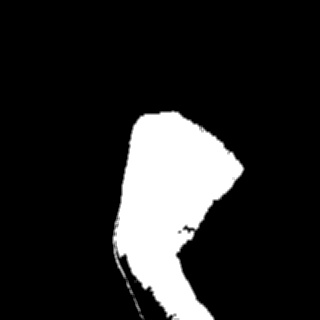
#> input picture training_data/fist/303.jpg, 320 x 320 px, given in place of the camera
$ jupyter execute --allow-errors predict.ipynb   (shell and % lines are left out)   (text cells are left out)
#> lines starting #> are read from the running program, lines starting #| are printed output that depends on the picture; after the words box and inside, x2 and y2 are one past the last pixel; in counts of white or black regions, pixels touching at a corner belong together
[cell 1]
import sys # system functions (ie. exiting the program)
import os # operating system functions (ie. path building on Windows vs. MacOs)
import time # for time operations
import uuid # for generating unique file names
import math # math functions

from IPython.display import display as ipydisplay, Image, clear_output, HTML # for interacting with the notebook better

import numpy as np # matrix operations (ie. difference between two matricies)
import cv2 # (OpenCV) computer vision functions (ie. tracking)
(major_ver, minor_ver, subminor_ver) = (cv2.__version__).split('.')
print('OpenCV Version: {}.{}.{}'.format(major_ver, minor_ver, subminor_ver))

import matplotlib.pyplot as plt # (optional) for plotting and showing images inline

import keras # high level api to tensorflow (or theano, CNTK, etc.) and useful image preprocessing
from keras import backend as K
from keras.preprocessing.image import ImageDataGenerator, load_img, img_to_array
from keras.models import Sequential, load_model, model_from_json
from keras.layers import Dense, Dropout, Activation, Flatten
from keras.layers import Conv2D, MaxPooling2D
print('Keras image data format: {}'.format(K.image_data_format()))
#> (this line was passed over: keras is not available in this run)

[cell 2]
IMAGES_FOLDER = os.path.join('images') # images for visuals

MODEL_PATH = os.path.join('model')
MODEL_FILE = os.path.join(MODEL_PATH, 'hand_model_gray.hdf5') # path to model weights and architechture file
MODEL_HISTORY = os.path.join(MODEL_PATH, 'model_history.txt') # path to model training history

[cell 3]
def bgrtorgb(image):
    return cv2.cvtColor(image.copy(), cv2.COLOR_BGR2RGB)

[cell 4]
# [6 lines left out: function show_image, not called in this run]

[cell 5]
# [12 lines left out: function plot_image, not called in this run]

[cell 6]
# Set up tracker.
# [18 lines left out: function setup_tracker, not called in this run]

#> (a cell that did not finish here is left out)

[cell 8]
classes = {
    0: 'fist',
    1: 'five',
    2: 'point',
    3: 'swing'
}

# Set up tracker.
# [21 lines left out: function setup_tracker, not called in this run]

# Helper function for applying a mask to an array
def mask_array(array, imask):
    if array.shape[:2] != imask.shape:
        raise Exception("Shapes of input and imask are incompatible")
    output = np.zeros_like(array, dtype=np.uint8)
    for i, row in enumerate(imask):
        output[i, row] = array[i, row]
    return output


# Begin capturing video
video = cv2.VideoCapture(1)
if not video.isOpened():
    print("Could not open video")
    sys.exit()


# Read first frame
ok, frame = video.read()
#> frame is the input picture: shape (320, 320, 3); min 0, max 255, mean 38.8
if not ok:
    print("Cannot read video")
    sys.exit()
# Use the first frame as an initial background frame
bg = frame.copy()


# Kernel for erosion and dilation of masks
kernel = np.ones((3,3),np.uint8)


# Display positions (pixel coordinates)
positions = {
    'hand_pose': (15, 40), # hand pose text
    'fps': (15, 20), # fps counter
    'null_pos': (200, 200) # used as null point for mouse control
}


# Tracking
# Bounding box -> (TopRightX, TopRightY, Width, Height)
bbox_initial = (116, 116, 170, 170) # Starting position for bounding box
bbox = bbox_initial
# Tracking status, -1 for not tracking, 0 for unsuccessful tracking, 1 for successful tracking
tracking = -1


# Capture, process, display loop
while True:
    # Read a new frame
    ok, frame = video.read()
    display = frame.copy()
    data_display = np.zeros_like(display, dtype=np.uint8) # Black screen to display data
    if not ok:
        break


    # Start timer
    timer = cv2.getTickCount()


    # Processing
    # First find the absolute difference between the two images
    diff = cv2.absdiff(bg, frame)
#> diff: shape (320, 320, 3); every value is 0
    mask = cv2.cvtColor(diff, cv2.COLOR_BGR2GRAY)
#> mask: shape (320, 320); every value is 0
    # Threshold the mask
    th, thresh = cv2.threshold(mask, 10, 255, cv2.THRESH_BINARY)
    # Opening, closing and dilation
    opening = cv2.morphologyEx(thresh, cv2.MORPH_OPEN, kernel)
    closing = cv2.morphologyEx(opening, cv2.MORPH_CLOSE, kernel)
    img_dilation = cv2.dilate(closing, kernel, iterations=2)
    # Get mask indexes
    imask = img_dilation > 0
    # Get foreground from mask
    foreground = mask_array(frame, imask)
    foreground_display = foreground.copy()


    # If tracking is active, update the tracker
    if tracking != -1:
        tracking, bbox = tracker.update(foreground)
        tracking = int(tracking)


    # Use numpy array indexing to crop the foreground frame
    hand_crop = img_dilation[int(bbox[1]):int(bbox[1]+bbox[3]), int(bbox[0]):int(bbox[0]+bbox[2])]
#> hand_crop: shape (170, 170); every value is 0
    try:
        # Resize cropped hand and make prediction on gesture
        hand_crop_resized = np.expand_dims(cv2.resize(hand_crop, (54, 54)), axis=0).reshape((1, 54, 54, 1))
        prediction = hand_model.predict(hand_crop_resized)
        predi = prediction[0].argmax() # Get the index of the greatest confidence
        gesture = classes[predi]

        for i, pred in enumerate(prediction[0]):
            # Draw confidence bar for each gesture
            barx = positions['hand_pose'][0]
            bary = 60 + i*60
            bar_height = 20
            bar_length = int(400 * pred) + barx # calculate length of confidence bar

            # Make the most confidence prediction green
            if i == predi:
                colour = (0, 255, 0)
            else:
                colour = (0, 0, 255)

            cv2.putText(data_display, "{}: {}".format(classes[i], pred), (positions['hand_pose'][0], 30 + i*60), cv2.FONT_HERSHEY_SIMPLEX, 0.75, (255, 255, 255), 2)
            cv2.rectangle(data_display, (barx, bary), (bar_length, bary - bar_height), colour, -1, 1)

        cv2.putText(display, "hand pose: {}".format(gesture), positions['hand_pose'], cv2.FONT_HERSHEY_SIMPLEX, 0.75, (0, 0, 255), 2)
        cv2.putText(foreground_display, "hand pose: {}".format(gesture), positions['hand_pose'], cv2.FONT_HERSHEY_SIMPLEX, 0.75, (0, 0, 255), 2)
    except Exception as ex:
        cv2.putText(display, "hand pose: error", positions['hand_pose'], cv2.FONT_HERSHEY_SIMPLEX, 0.75, (0, 0, 255), 2)
        cv2.putText(foreground_display, "hand pose: error", positions['hand_pose'], cv2.FONT_HERSHEY_SIMPLEX, 0.75, (0, 0, 255), 2)


    # Draw bounding box
    p1 = (int(bbox[0]), int(bbox[1]))
    p2 = (int(bbox[0] + bbox[2]), int(bbox[1] + bbox[3]))
    cv2.rectangle(foreground_display, p1, p2, (255, 0, 0), 2, 1)
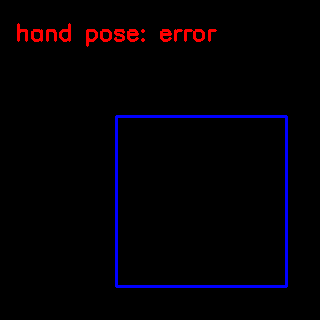
#> foreground_display: shape (320, 320, 3); mean B, G, R 5.1, 0, 3
    cv2.rectangle(display, p1, p2, (255, 0, 0), 2, 1)
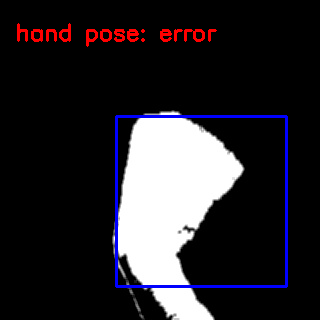
#> display: shape (320, 320, 3); mean B, G, R 43, 37.9, 40.9


    # Move the mouse
    hand_pos = ((p1[0] + p2[0])//2, (p1[1] + p2[1])//2)
    mouse_change = ((p1[0] + p2[0])//2 - positions['null_pos'][0], positions['null_pos'][0] - (p1[1] + p2[1])//2)
    # Draw mouse points
    cv2.circle(display, positions['null_pos'], 5, (0,0,255), -1)
#> display: shape (320, 320, 3); 0.08% of pixels changed, all inside (x1, y1, x2, y2) = (195, 195, 206, 206)
    cv2.circle(display, hand_pos, 5, (0,255,0), -1)
#> display: shape (320, 320, 3); mean B, G, R 42.8, 37.9, 40.7
    cv2.line(display,positions['null_pos'],hand_pos,(255,0,0),5)
#> display: shape (320, 320, 3); mean B, G, R 42.9, 37.8, 40.7


    # Calculate Frames per second (FPS)
    fps = cv2.getTickFrequency() / (cv2.getTickCount() - timer)
    # Display FPS on frame
    cv2.putText(foreground_display, "FPS : " + str(int(fps)), positions['fps'], cv2.FONT_HERSHEY_SIMPLEX, 0.65, (50, 170, 50), 2)
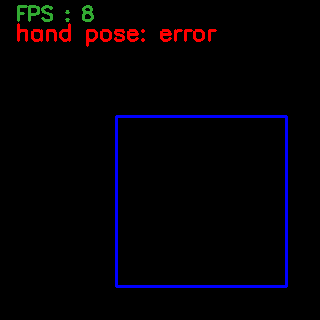
#> foreground_display: shape (320, 320, 3); 0.45% of pixels changed, all inside (x1, y1, x2, y2) = (17, 5, 94, 22)
    cv2.putText(display, "FPS : " + str(int(fps)), positions['fps'], cv2.FONT_HERSHEY_SIMPLEX, 0.65, (50, 170, 50), 2)
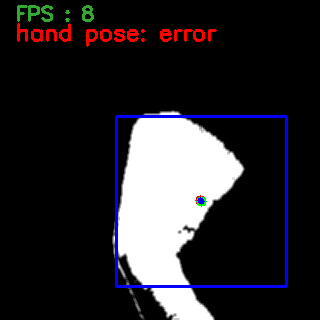
#> display: shape (320, 320, 3); mean B, G, R 43.1, 38.6, 41


    # Display result
    cv2.imshow("display", display)
    # Display result
    cv2.imshow("data", data_display)
    # Display diff
    cv2.imshow("diff", diff)
    # Display thresh
    cv2.imshow("thresh", thresh)
    # Display mask
    cv2.imshow("img_dilation", img_dilation)
    try:
        # Display hand_crop
        cv2.imshow("hand_crop", hand_crop)
    except:
        pass
    # Display foreground_display
    cv2.imshow("foreground_display", foreground_display)


    k = cv2.waitKey(1) & 0xff
#> (key Esc is pressed here)

    if k == 27: break # ESC pressed
    elif k == 114 or k == 108:
        # r pressed
        bg = frame.copy()
        bbox = bbox_initial
        tracking = -1
    elif k == 116:
        # t pressed
        # Initialize tracker with first frame and bounding box
        tracker = setup_tracker(2)
        tracking = tracker.init(frame, bbox)
    elif k == 115:
        # s pressed
        fname = os.path.join("data", CURR_POS, "{}_{}.jpg".format(CURR_POS, get_unique_name(os.path.join("data", CURR_POS))))
        cv2.imwrite(fname, hand_crop)
    elif k != 255: print(k)

cv2.destroyAllWindows()
video.release()

$ run again, on training_data/fist/370.jpg
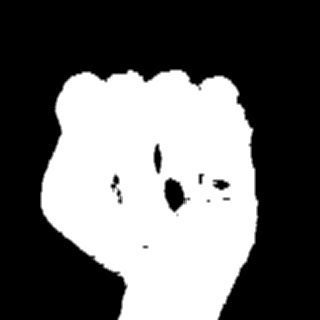
#> input picture training_data/fist/370.jpg, 320 x 320 px, given in place of the camera
#> frame is the input picture: shape (320, 320, 3); min 0, max 255, mean 103.2
#> diff: shape (320, 320, 3); every value is 0
#> mask: shape (320, 320); every value is 0
#> hand_crop: shape (170, 170); every value is 0
#> `cv2.rectangle(display, p1, p2, (255, 0, 0), 2, 1)`:
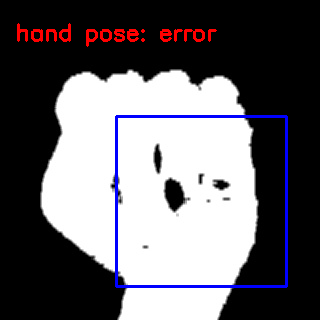
#> display: shape (320, 320, 3); mean B, G, R 105.5, 100.4, 103.4
#> `cv2.putText(display, "FPS : " + str(int(fps)), positions['fps'], cv2.F..`:
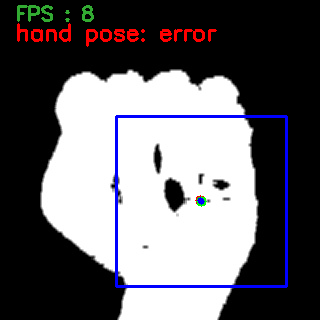
#> display: shape (320, 320, 3); mean B, G, R 105.6, 101.1, 103.4

$ run again, on training_data/fist/377.jpg
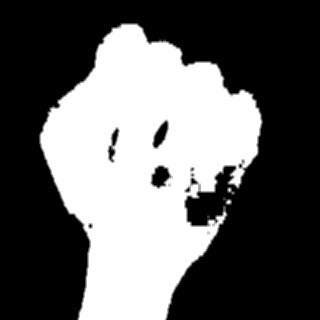
#> input picture training_data/fist/377.jpg, 320 x 320 px, given in place of the camera
#> frame is the input picture: shape (320, 320, 3); min 0, max 255, mean 98
#> diff: shape (320, 320, 3); every value is 0
#> mask: shape (320, 320); every value is 0
#> hand_crop: shape (170, 170); every value is 0
#> `cv2.rectangle(display, p1, p2, (255, 0, 0), 2, 1)`:
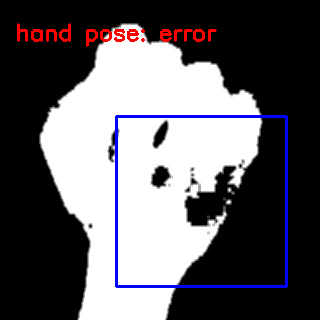
#> display: shape (320, 320, 3); mean B, G, R 99.7, 94.7, 97.7
#> `cv2.putText(display, "FPS : " + str(int(fps)), positions['fps'], cv2.F..`:
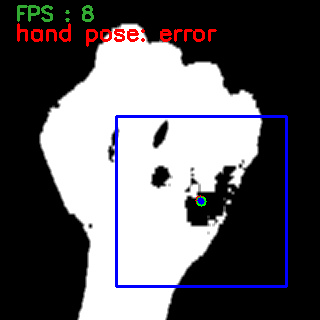
#> display: shape (320, 320, 3); mean B, G, R 100.1, 95.5, 97.9
